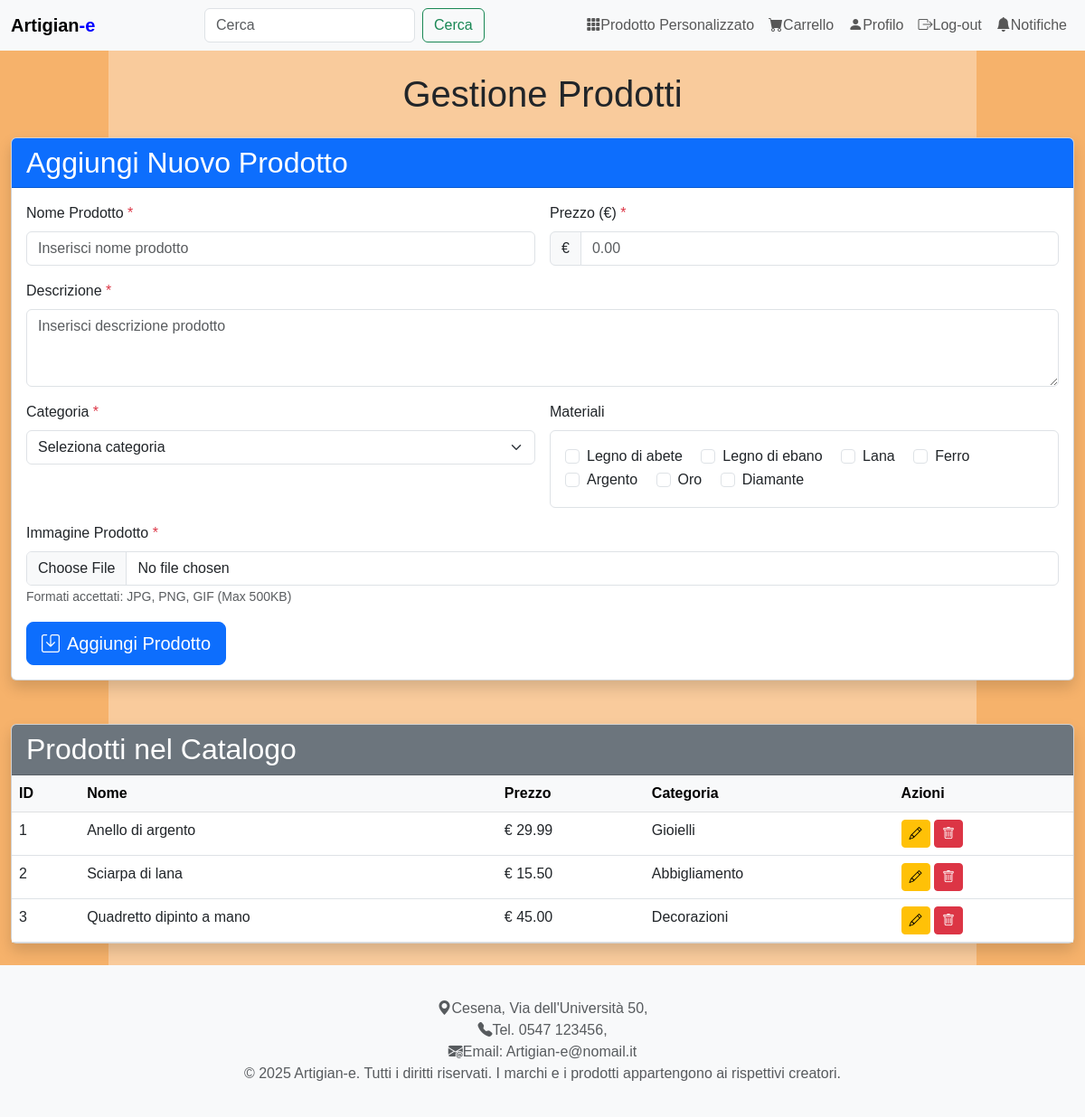
The page /pages/gestione_prodotti.php (signed in) on the database its author committed.
### tables this page shows
create table MATERIALE (
	Nome VARCHAR(25) not null,
	CostoXquadretto decimal(8,2),
	primary key (Nome));

create table PRODOTTO (
	Costo decimal(8,2) not null,
	Nome VARCHAR(25) not null,
	Descrizione VARCHAR(1000) not null,
	PathImmagine VARCHAR(255) not null,
	productID INT not null AUTO_INCREMENT,
	categoryID INT not null,
	Email VARCHAR(100) not null,
	primary key (productID),
	unique (categoryID, productID));

create table CATEGORIE (
	categoryID INT not null AUTO_INCREMENT,
	Nome VARCHAR(25) not null,
	primary key (categoryID));

### DataBase/Database.php (called while the page is built, shortened)
<?php
class DatabaseHelper
{
    private $db;
    public function __construct($servername, $username, $password, $dbname, $port)
    {
        $this->db = new mysqli($servername, $username, $password, $dbname, $port);
    }
    public function getMaterials()
    {
        $query = "SELECT * FROM MATERIALE
        WHERE NOT CostoXquadretto = 0
        ORDER BY CostoXquadretto ASC";
        $stmt = $this->db->prepare($query);
        $stmt->execute();
        $result = $stmt->get_result();
        return $result->fetch_all(MYSQLI_ASSOC);
    }
    public function getCategoryById($categoryID) {
        $query = "SELECT * FROM CATEGORIE WHERE categoryID = ?";
        $stmt = $this->db->prepare($query);
        $stmt->bind_param('i', $categoryID);
        $stmt->execute();
        $result = $stmt->get_result();
        return $result->fetch_assoc();
    }
    public function getAllProducts() {
        $query = "SELECT * FROM PRODOTTO";
        $stmt = $this->db->prepare($query);
        $stmt->execute();
        $result = $stmt->get_result();
        return $result->fetch_all(MYSQLI_ASSOC);
    }
}
?>

### includes/bootstrap.php (called while the page is built, shortened)
<?php
require_once("../database/Database.php");
$dbh = new DatabaseHelper("localhost", "root", "", "db_artigiany", 3306);

### pages/gestione_prodotti.php (the view, shortened to what this page needs)
<?php
include_once("../includes/bootstrap.php");
$materialiDisponibili = $dbh->getMaterials();
$prodotti = $dbh->getAllProducts();
include("../includes/header.php");
?>
<main class="container-fluid py-4">
    <div class="container-page">
        <h1 class="mb-4">Gestione Prodotti</h1>
        <div class="card mb-5 shadow">
            <div class="card-header bg-primary text-white">
                <h2 class="card-title mb-0">Aggiungi Nuovo Prodotto</h2>
            </div>
            <div class="card-body">
                <form method="POST" enctype="multipart/form-data">
                    <div class="row g-3">
                        <div class="col-md-6">
                            <label class="form-label">Nome Prodotto <span class="text-danger">*</span></label>
                            <input type="text" name="nome" class="form-control"
                                   maxlength="25" required
                                   placeholder="Inserisci nome prodotto">
                        </div>
                        <div class="col-md-6">
                            <label class="form-label">Prezzo (€) <span class="text-danger">*</span></label>
                            <div class="input-group">
                                <span class="input-group-text">€</span>
                                <input type="number" name="costo" step="0.01"
                                       class="form-control" min="0.01"
                                       required placeholder="0.00">
                            </div>
                        </div>
                        <div class="col-12">
                            <label class="form-label">Descrizione <span class="text-danger">*</span></label>
                            <textarea name="descrizione" class="form-control"
                                      rows="3" maxlength="1000"
                                      required placeholder="Inserisci descrizione prodotto"></textarea>
                        </div>
                        <div class="col-md-6">
                            <label class="form-label">Categoria <span class="text-danger">*</span></label>
                            <select name="categoria" class="form-select" required>
                                <option value="">Seleziona categoria</option>
                            </select>
                        </div>
                        <div class="col-md-6">
                            <label class="form-label">Materiali</label>
                            <div class="materiali-container border p-3 rounded">
                                <?php foreach ($materialiDisponibili as $materiale): ?>
                                    <div class="form-check form-check-inline">
                                        <input class="form-check-input" type="checkbox"
                                               name="materiali[]"
                                               value="<?= htmlspecialchars($materiale['Nome']) ?>"
                                               id="material-<?= htmlspecialchars($materiale['Nome']) ?>">
                                        <label class="form-check-label" for="material-<?= htmlspecialchars($materiale['Nome']) ?>">
                                            <?= htmlspecialchars($materiale['Nome']) ?>
                                        </label>
                                    </div>
                                <?php endforeach; ?>
                            </div>
                        </div>
                        <div class="col-12">
                            <label class="form-label">Immagine Prodotto <span class="text-danger">*</span></label>
                            <input type="file" name="immagine"
                                   class="form-control"
                                   accept="image/jpeg, image/png, image/gif"
                                   required>
                            <small class="form-text text-muted">
                                Formati accettati: JPG, PNG, GIF (Max 500KB)
                            </small>
                        </div>
                        <div class="col-12">
                            <button type="submit" class="btn btn-primary btn-lg">
                                <i class="bi bi-save me-2"></i>Aggiungi Prodotto
                            </button>
                        </div>
                    </div>
                </form>
            </div>
        </div>
        <div class="card shadow">
            <div class="card-header bg-secondary text-white">
                <h2 class="card-title mb-0">Prodotti nel Catalogo</h2>
            </div>
            <div class="card-body p-0">
                <div class="table-responsive">
                    <table class="table table-hover mb-0">
                        <thead class="table-light">
                            <tr>
                                <th>ID</th>
                                <th>Nome</th>
                                <th>Prezzo</th>
                                <th>Categoria</th>
                                <th>Azioni</th>
                            </tr>
                        </thead>
                        <tbody>
                            <?php foreach ($prodotti as $prodotto):
                                $categoria = $dbh->getCategoryById($prodotto['categoryID']);
                            ?>
                                <tr>
                                    <td><?= $prodotto['productID'] ?></td>
                                    <td><?= htmlspecialchars($prodotto['Nome']) ?></td>
                                    <td>€ <?= number_format($prodotto['Costo'], 2) ?></td>
                                    <td><?= htmlspecialchars($categoria['Nome'] ?? 'N/A') ?></td>
                                    <td>
                                        <a href="modifica_prodotto.php?id=<?= $prodotto['productID'] ?>"
                                           class="btn btn-sm btn-warning"
                                           title="Modifica">
                                           <i class="bi bi-pencil"></i>
                                        </a>
                                        <a href="elimina_prodotto.php?id=<?= $prodotto['productID'] ?>"
                                           class="btn btn-sm btn-danger"
                                           title="Elimina"
                                           onclick="return confirm('Sei sicuro di voler eliminare questo prodotto?')">
                                           <i class="bi bi-trash"></i>
                                        </a>
                                    </td>
                                </tr>
                            <?php endforeach; ?>
                        </tbody>
                    </table>
                </div>
            </div>
        </div>
    </div>
</main>
<?php include("../includes/footer.php"); ?>

### CSS/styles.css (style rules this page uses)
body { font-family: Arial, sans-serif; background: linear-gradient(to right, #F6B26B 10%, #F9CB9C 10%, #F9CB9C 90%, #F6B26B 90%); min-height: 100vh; }
.container-page { display: flex; flex-direction: column; min-height: 100vh; }
.card { min-width: 300px; box-sizing: border-box; }
h1, p { text-align: center; }

### rows shown on the page
materiale: Nome "Legno di abete"
materiale: Nome "Legno di ebano"
materiale: Nome "Lana"
materiale: Nome "Ferro"
materiale: Nome "Argento"
materiale: Nome "Oro"
materiale: Nome "Diamante"
prodotto: productID "1", Nome "Anello di argento", Costo "29.99", categoryID.Nome "Gioielli"
prodotto: productID "2", Nome "Sciarpa di lana", Costo "15.50", categoryID.Nome "Abbigliamento"
prodotto: productID "3", Nome "Quadretto dipinto a mano", Costo "45.00", categoryID.Nome "Decorazioni"
